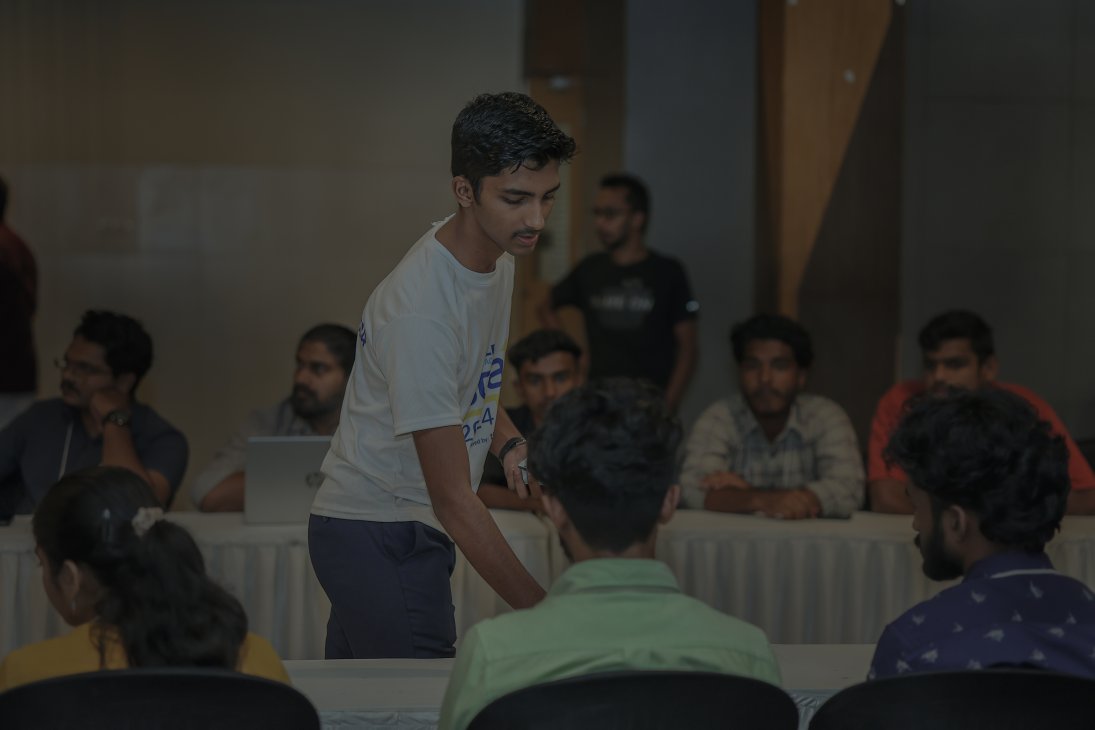
#> input picture Photos/IMGL7539.jpg, 5472 x 3648 px (shown at 1/5 size)
$ python 11-masking.py
#> lines starting #> are read from the running program, lines starting #| are printed output that depends on the picture; after the words box and inside, x2 and y2 are one past the last pixel; in counts of white or black regions, pixels touching at a corner belong together
import cv2 as cv
import numpy as np

img = cv.imread("Photos/IMGL7539.jpg")
#> img is the input picture: shape (3648, 5472, 3); mean B, G, R 41.4, 45.6, 46.8
resized = cv.resize(img,(800,500),cv.INTER_AREA)
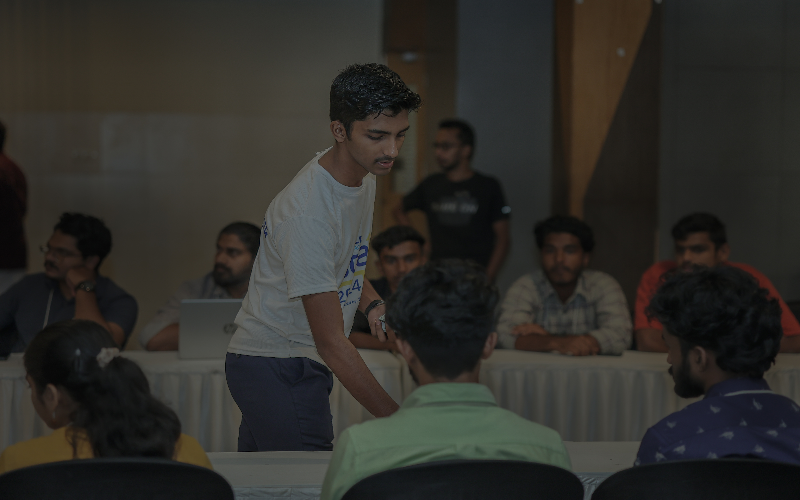
#> resized: shape (500, 800, 3); mean B, G, R 41.3, 45.5, 46.7
blank = np.zeros(resized.shape[0:2],dtype="uint8")

mask = cv.circle(blank,(resized.shape[1]//2,resized.shape[0]//2),100,255,-1)
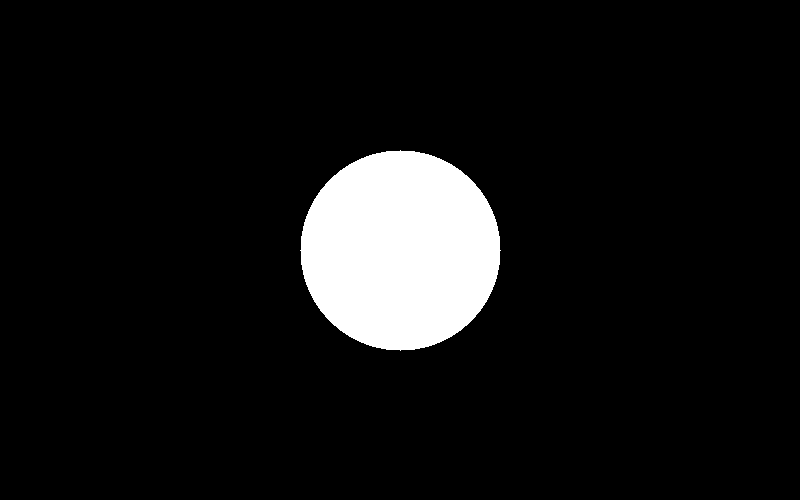
#> blank: shape (500, 800); 7.9% white; 1 white region, box (x1, y1, x2, y2) and area: (300, 150, 501, 351) 31417

cv.imshow("Resized",resized)
cv.imshow("Blank",blank)
cv.imshow("Mask",mask)

masked = cv.bitwise_and(resized,resized,mask=mask)
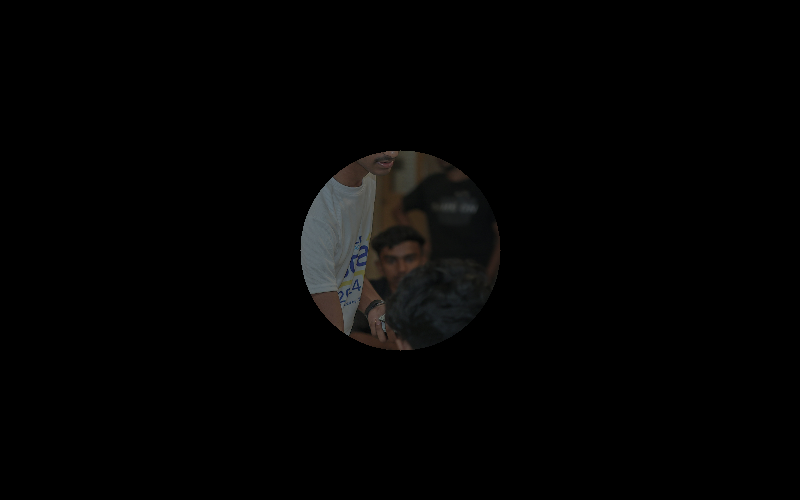
#> masked: shape (500, 800, 3); mean B, G, R 3.4, 3.6, 3.7
cv.imshow("Masked",masked)


cv.waitKey(0)

$ run again, with Photos/IMG-20240428-WA0017.jpg copied over Photos/IMGL7539.jpg
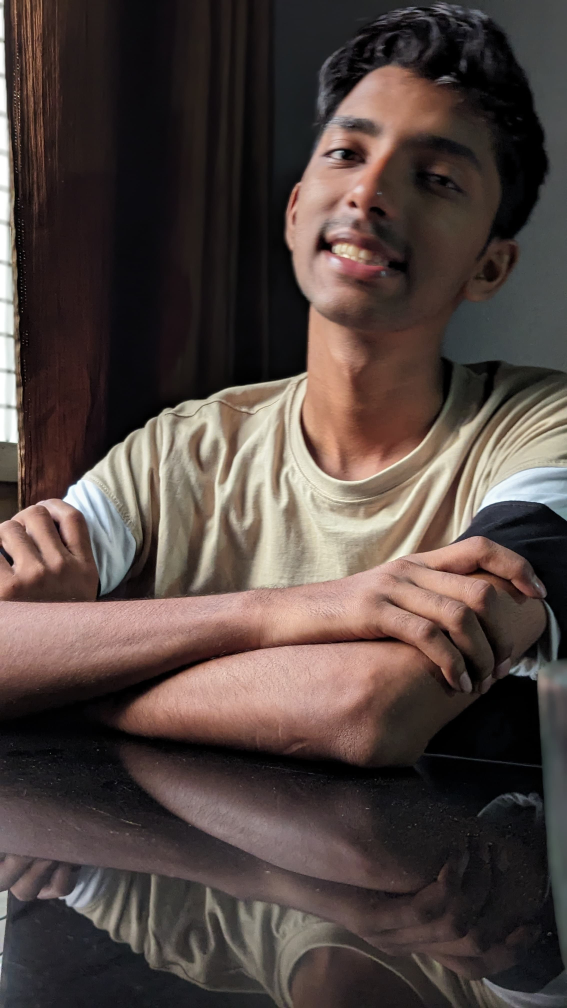
#> input picture Photos/IMG-20240428-WA0017.jpg, 2268 x 4032 px (shown at 1/4 size)
#> img is the input picture: shape (4032, 2268, 3); mean B, G, R 64.2, 68.5, 81.5
#> `resized = cv.resize(img,(800,500),cv.INTER_AREA)`:
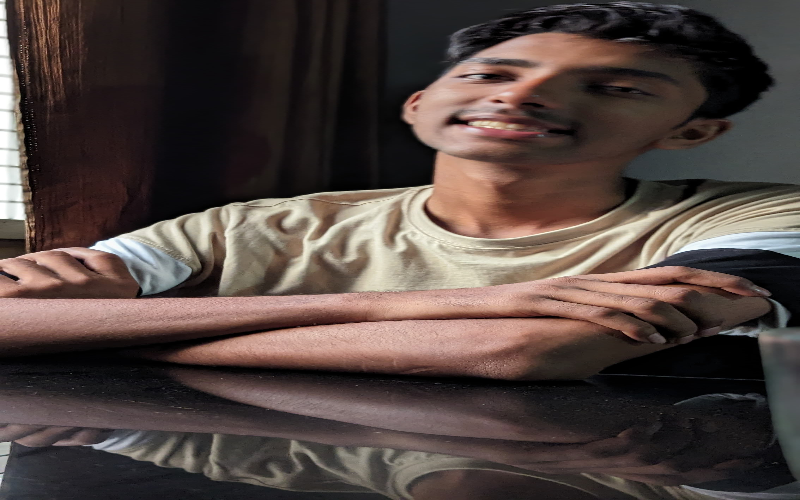
#> resized: shape (500, 800, 3); mean B, G, R 64.1, 68.4, 81.4
#> blank: shape (500, 800); 7.9% white; 1 white region, box (x1, y1, x2, y2) and area: (300, 150, 501, 351) 31417
#> `masked = cv.bitwise_and(resized,resized,mask=mask)`:
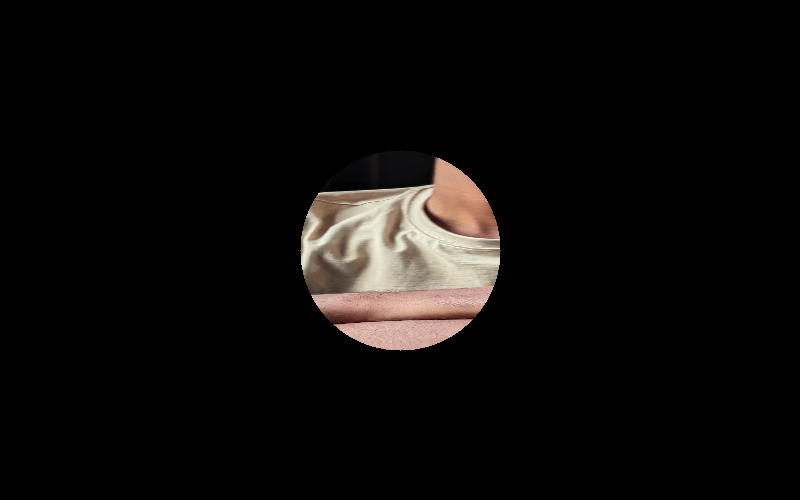
#> masked: shape (500, 800, 3); mean B, G, R 9.9, 11.2, 12.9
